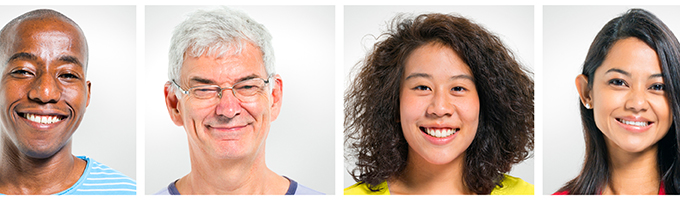
//> input picture 4-faces.jpg, 680 x 200 px
$ ./main 4-faces.jpg 4-faces.jpg haarcascade_frontalface_default.xml haarcascade_frontalface_default.xml   (built with g++ and OpenCV 4)
//> lines starting //> are read from the running program, lines starting //| are printed output that depends on the picture; after the words box and inside, x2 and y2 are one past the last pixel; in counts of white or black regions, pixels touching at a corner belong together
#include <opencv2/core/core.hpp>
#include <opencv2/highgui/highgui.hpp>
#include <opencv2/imgproc/imgproc.hpp>
#include <opencv2/objdetect/objdetect.hpp>
#include <opencv/cv.hpp>
#include <iostream>

using namespace cv;
using namespace std;

/// Global Variables
const int DELAY_CAPTION = 500;
const int MAX_KERNEL_LENGTH = 31;
const char window_name[] = {'D', 'i', 's', 'p', 'l', 'a', 'y', ' ', 'w', 'i', 'n', 'd', 'o', 'w'};
int lowThreshold;
const int max_lowThreshold = 100;
const int ratio = 3;
const int kernel_size = 3;
Mat image, edges, grey_image, detected_edges;

void do_framing(char **argv);

void do_face_detection(char **argv);

///functions
void CannyThreshold(int, void *);

int display_caption(Mat, char *);

void extract_blue_channel();

void convert_to_greyscale();

void applying_gaussian_blur();

void do_rotate();

void do_resize();

void do_edge_detection();

void detectAndDraw(Mat, CascadeClassifier,
                   const CascadeClassifier &,
                   double);

void apply_segmentation(Mat);


//input : image , video , classifier 1 , classifier 2
//input example: C:\Users\amirphl\CLionProjects\Imgae_Processing_Project_Phase_1\Lenna.png C:\Users\amirphl\Desktop\videos\1.mp4 C:\opencv\mingw-build\install\etc\haarcascades\\haarcascade_fullbody.xml C:\opencv\mingw-build\install\etc\haarcascades\haarcascade_frontalface_default.xml
int main(int argc, char **argv) {
    if (argc != 5) {
        cout << "Usage: display_image ImageToLoadAndDisplay" << endl;
        return -1;
    }
    char arr_1[] = "Could not open or find the image...";
    char arr_2[] = "image";
    char arr_3[] = "blue channel";
    char arr_4[] = "greyscale";
    char arr_5[] = "Gaussian blur";
    char arr_6[] = "rotated image";
    char arr_7[] = "resize";
    char arr_8[] = "detect edges";
    char arr_9[] = "segmentation";
    char arr_10[] = "face detection";
    char arr_11[] = "farming";

    image = imread(argv[1], CV_LOAD_IMAGE_COLOR);
//> image is the input picture: 200 rows x 680 cols, CV_8UC3; mean B, G, R 161.3, 172.3, 194.1
    resize(image, image, Size(1500, 1100), 0, 0);
//> image: 1100 rows x 1500 cols, CV_8UC3
    if (!image.data) {
        if (display_caption(image, arr_1) != 0) { return 0; }
        return -1;
    }
    namedWindow(window_name, WINDOW_AUTOSIZE);
    if (display_caption(image, arr_2) != 0) { return 0; }
    imshow(window_name, image);
    waitKey(0);

    if (display_caption(image, arr_3) != 0) { return 0; }
    extract_blue_channel();

    if (display_caption(image, arr_4) != 0) { return 0; }
    convert_to_greyscale();

    if (display_caption(image, arr_5) != 0) { return 0; }
    applying_gaussian_blur();

    if (display_caption(image, arr_6) != 0) { return 0; }
    do_rotate();

    if (display_caption(image, arr_7) != 0) { return 0; }
    do_resize();

    if (display_caption(image, arr_8) != 0) { return 0; }
    do_edge_detection();

    if (display_caption(image, arr_9) != 0) { return 0; }
    apply_segmentation(image);

    if (display_caption(image, arr_10) != 0) { return 0; }
    do_face_detection(argv);

    if (display_caption(image, arr_11) != 0) { return 0; }
    do_framing(argv);

    destroyAllWindows();
    return 0;
}

void extract_blue_channel() {
    Mat temp = image.clone();
    for (int j = 0; j < image.rows; ++j) {
        for (int i = 0; i < image.cols; ++i) {
            Vec3b color = temp.at<Vec3b>(Point(i, j));
            color[1] = 0;
            color[2] = 0;
            temp.at<Vec3b>(Point(i, j)) = color;
        }
    }
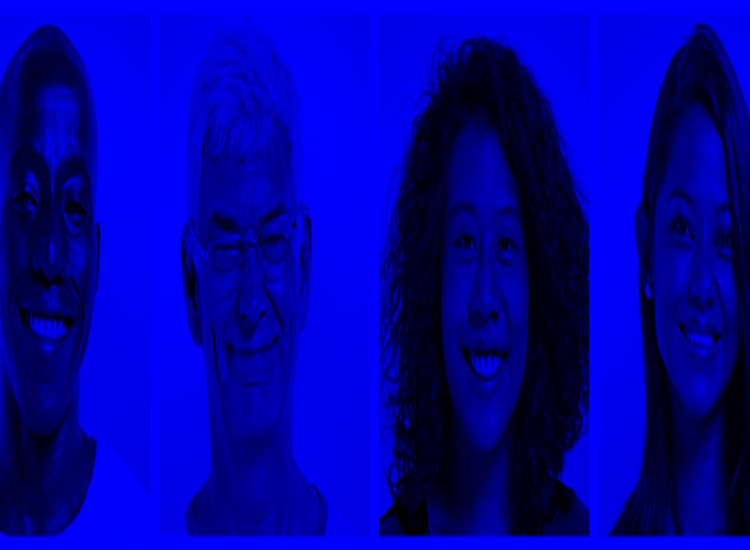
//> temp: 1100 rows x 1500 cols, CV_8UC3 (shown at 1/2 size); mean B, G, R 161.2, 0, 0

    //Note: OpenCV uses BGR color order
    imwrite("blue.png", temp);
    imshow(window_name, temp);
    waitKey(0);
}

void convert_to_greyscale() {
    cvtColor(image, grey_image, CV_BGR2GRAY);
    imwrite("greyscale.png", grey_image);
    imshow(window_name, grey_image);
    waitKey(0);
}


void applying_gaussian_blur() {
    Mat smoothed_image;
    for (int i = 1; i < MAX_KERNEL_LENGTH; i = i + 2) {
        GaussianBlur(image, smoothed_image, Size(i, i), 0, 0);
    }
    imwrite("Gaussian_blur.png", smoothed_image);
    imshow(window_name, smoothed_image);
    waitKey(0);
}

void do_rotate() {
    Mat rotated_image, smoothed_image;
    const float angle = 90;
    // get rotation matrix for rotating the image around its center in pixel coordinates
    Point2f center((image.cols - 1) / 2.0, (image.rows - 1) / 2.0);
//> center = Point(749.5, 549.5)
    rotated_image = getRotationMatrix2D(center, angle, 1.0);
    // determine bounding rectangle, center not relevant
    Rect2f bbox = RotatedRect(Point2f(), image.size(), angle).boundingRect2f();
//> bbox = Rect(-550, -750, 1100, 1500)
    // adjust transformation matrix
    rotated_image.at<double>(0, 2) += bbox.width / 2.0 - image.cols / 2.0;
    rotated_image.at<double>(1, 2) += bbox.height / 2.0 - image.rows / 2.0;
    warpAffine(image, smoothed_image, rotated_image, bbox.size());
//> smoothed_image: 1500 rows x 1100 cols, CV_8UC3
    imwrite("rotated_image.png", smoothed_image);
    imshow(window_name, smoothed_image);
    waitKey(0);
}

void do_edge_detection() {
    /// Create a matrix of the same type and size as src (for edges)
    edges.create(image.size(), image.type());
    /// Create a window
    namedWindow(window_name, CV_WINDOW_AUTOSIZE);
    /// Create a Trackbar for user to enter threshold
    createTrackbar("Min Threshold:", window_name, &lowThreshold, max_lowThreshold, CannyThreshold);
    /// Show the image
    CannyThreshold(0, nullptr);
    imwrite("edges.png", edges);
    waitKey(0);
    destroyWindow(window_name);
    namedWindow(window_name, CV_LOAD_IMAGE_COLOR);
}

void do_resize() {
    Mat resized_image;
    const float m_x = 0.5;
    const float m_y = 1;
    resize(image, resized_image, Size(), m_x, m_y);
    imwrite("resized_image.png", resized_image);
    imshow(window_name, resized_image);
    waitKey(0);
}

void do_face_detection(char **argv) {
    // PreDefined trained XML classifiers with facial features
    CascadeClassifier cascade, nestedCascade;
    double scale = 1;
    // Load classifiers from "opencv/data/haarcascades" directory
//    nestedCascade.load(R"(C:\opencv\mingw-build\install\etc\haarcascades\haarcascade_fullbody.xml)");
    nestedCascade.load(argv[3]);
    // Change path before execution
//    cascade.load(R"(C:\opencv\mingw-build\install\etc\haarcascades\haarcascade_frontalface_default.xml)");
    cascade.load(argv[4]);
    detectAndDraw(image.clone(), cascade, nestedCascade, scale);
    waitKey(0);
}

void do_framing(char **argv) {
    // Create a VideoCapture object and open the input file
    // If the input is the web camera, pass 0 instead of the video file name
    VideoCapture cap(argv[2]);
    const int num_of_frames = 5;
    const int delay = 500; //ms
    int counter = 0;
    while (counter < num_of_frames) {
        Mat frame;
        // Capture frame-by-frame
        cap >> frame;
        // If the frame is empty, break immediately
        if (frame.empty())
            break;
        // Display the resulting frame
        imshow("video", frame);
        waitKey(delay);
        counter++;
    }
    // When everything done, release the video capture object
    cap.release();
}


int display_caption(Mat src, char *caption) {
    Mat d = Mat::zeros(src.cols / 4, src.rows / 2, src.type());
    putText(d, caption, Point(10, src.rows / 8), CV_FONT_HERSHEY_COMPLEX, 1, Scalar(108, 200, 57));
    imshow(window_name, d);
    int c = waitKey(DELAY_CAPTION);
    if (c >= 0) { return -1; }
    return 0;
}

/**
 * @function CannyThreshold
 * @brief Trackbar callback - Canny thresholds input with a ratio 1:3
 */
void CannyThreshold(int, void *) {
    /// Reduce noise with a kernel 3x3
    blur(grey_image, detected_edges, Size(3, 3));
    /// Canny detector
    Canny(detected_edges, detected_edges, lowThreshold, lowThreshold * ratio, kernel_size);
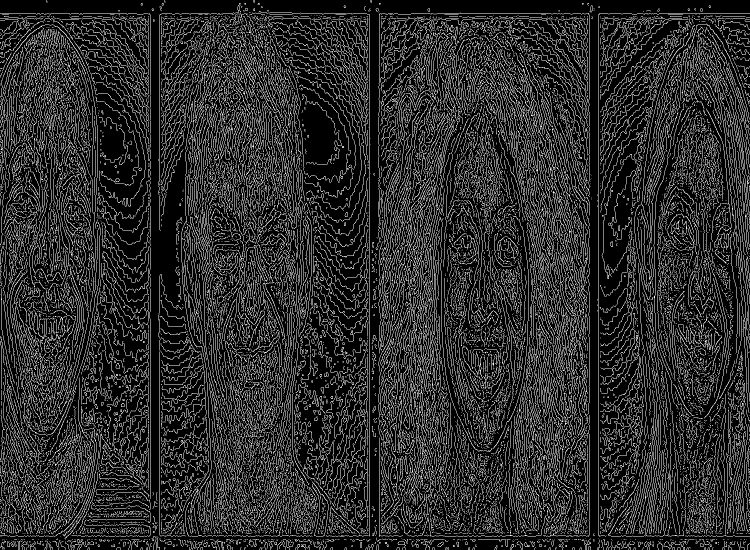
//> detected_edges: 1100 rows x 1500 cols, CV_8UC1 (shown at 1/2 size); 17.2% white in thin lines or dots
    /// Using Canny's output as a mask, we display our result
    edges = Scalar::all(0);
    image.copyTo(edges, detected_edges);
    imshow(window_name, edges);
}

void apply_segmentation(Mat src) {
    // Change the background from white to black, since that will help later to extract
    // better results during the use of Distance Transform
    for (int i = 0; i < src.rows; i++) {
        for (int j = 0; j < src.cols; j++) {
            if (src.at<Vec3b>(i, j) == Vec3b(255, 255, 255)) {
                src.at<Vec3b>(i, j)[0] = 0;
                src.at<Vec3b>(i, j)[1] = 0;
                src.at<Vec3b>(i, j)[2] = 0;
            }
        }
    }
//> src: 1100 rows x 1500 cols, CV_8UC3; mean B, G, R 144.8, 155.8, 177.6

    // Create a kernel that we will use to sharpen our image
    Mat kernel =
            (Mat_<float>(3, 3)
                    <<
                    1, 1, 1,
                    1, -8, 1,
                    1, 1, 1);
    // an approximation of second derivative, a quite strong kernel
    // do the laplacian filtering as it is
    // well, we need to convert everything in something more deeper then CV_8U
    // because the kernel has some negative values,
    // and we can expect in general to have a Laplacian image with negative values
    // BUT a 8bits unsigned int (the one we are working with) can contain values from 0 to 255
    // so the possible negative number will be truncated
    Mat imgLaplacian;
    filter2D(src, imgLaplacian, CV_32F, kernel);
    Mat sharp;
    src.convertTo(sharp, CV_32F);
    Mat imgResult = sharp - imgLaplacian;
    // convert back to 8bits gray scale
    imgResult.convertTo(imgResult, CV_8UC3);
//> imgResult: 1100 rows x 1500 cols, CV_8UC3
    imgLaplacian.convertTo(imgLaplacian, CV_8UC3);
//> imgLaplacian: 1100 rows x 1500 cols, CV_8UC3
    imshow("Laplace Filtered Image", imgLaplacian);
    imshow("New Sharped Image", imgResult);
    // Create binary image from source image
    Mat bw;
    cvtColor(imgResult, bw, COLOR_BGR2GRAY);
    threshold(bw, bw, 40, 255, THRESH_BINARY | THRESH_OTSU);
//> bw: 1100 rows x 1500 cols, CV_8UC1; 67.2% white; 1598 black regions (1328 under 20 px), largest, box (x1, y1, x2, y2) and area: (767, 74, 1178, 1073) 220801, (1217, 48, 1500, 1073) 102564, (0, 0, 1500, 1100) 82750
    imshow("Binary Image", bw);
    // Perform the distance transform algorithm
    Mat dist;
    distanceTransform(bw, dist, DIST_L2, 3);
    // Normalize the distance image for range = {0.0, 1.0}
    // so we can visualize and threshold it
    normalize(dist, dist, 0, 1.0, NORM_MINMAX);
    imshow("Distance Transform Image", dist);
    // Threshold to obtain the peaks
    // This will be the markers for the foreground objects
    threshold(dist, dist, 0.4, 1.0, THRESH_BINARY);
//> dist: 1100 rows x 1500 cols, CV_32FC1; values 0 (black) and 1 (white), 6.8% white; 22 white regions (3 under 20 px), largest, box (x1, y1, x2, y2) and area: (438, 365, 698, 1035) 54574, (192, 315, 262, 1036) 18595, (1242, 70, 1319, 327) 7650
    // Dilate a bit the dist image
    Mat kernel1 = Mat::ones(3, 3, CV_8U);
    dilate(dist, dist, kernel1);
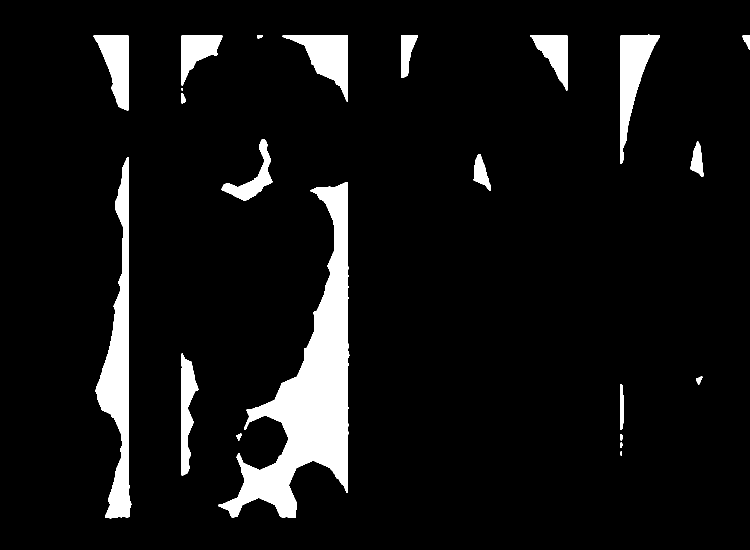
//> dist: 1100 rows x 1500 cols, CV_32FC1 (shown at 1/2 size); values 0 (black) and 1 (white), 7.3% white; 22 white regions (1 under 20 px), largest, box (x1, y1, x2, y2) and area: (437, 364, 699, 1036) 57162, (191, 314, 263, 1037) 20323, (1241, 69, 1320, 328) 8328
    imshow("Peaks", dist);
    // Create the CV_8U version of the distance image
    // It is needed for findContours()
    Mat dist_8u;
    dist.convertTo(dist_8u, CV_8U);
//> dist_8u: 1100 rows x 1500 cols, CV_8UC1; values 0 (black) and 1 (white), 7.3% white; 22 white regions (1 under 20 px)
    // Find total markers
    vector<vector<Point> > contours;
    findContours(dist_8u, contours, RETR_EXTERNAL, CHAIN_APPROX_SIMPLE);
//> contours = 22 contours, 2 with area under 20; largest, box (x1, y1, x2, y2) and area: (437, 364, 699, 1036) 56145, (191, 314, 263, 1037) 19571, (1241, 69, 1320, 328) 8031, (565, 71, 696, 203) 7339, (187, 70, 257, 221) 5842
    // Create the marker image for the watershed algorithm
    Mat markers = Mat::zeros(dist.size(), CV_32S);
    // Draw the foreground markers
    for (size_t i = 0; i < contours.size(); i++) {
        drawContours(markers, contours, static_cast<int>(i), Scalar(static_cast<int>(i) + 1), -1);
    }
//> this loop made 22 passes
//> markers: 1100 rows x 1500 cols, CV_32SC1; 23 distinct labels, from 0 to 22
    // Draw the background marker
    circle(markers, Point(5, 5), 3, Scalar(255), -1);
//> markers: 1100 rows x 1500 cols, CV_32SC1; 24 distinct labels, from 0 to 255
    imshow("Markers", markers * 10000);
    // Perform the watershed algorithm
    watershed(imgResult, markers);
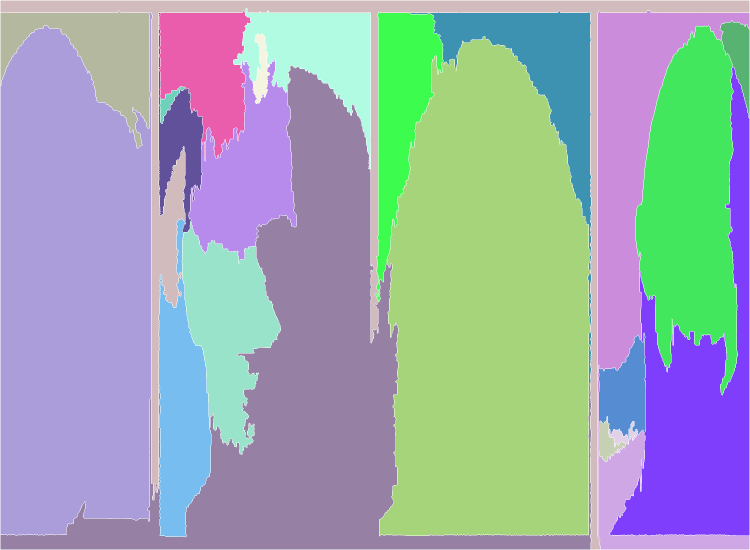
//> markers: 1100 rows x 1500 cols, CV_32SC1 (shown at 1/2 size); 24 distinct labels, from -1 to 255; one colour per label, 0 black, -1 white
    Mat mark;
    markers.convertTo(mark, CV_8U);
    bitwise_not(mark, mark);
    imshow("Markers_v2", mark); // uncomment this if you want to see how the mark
    // image looks like at that point
    // Generate random colors
    vector<Vec3b> colors;
    for (size_t i = 0; i < contours.size(); i++) {
        int b = theRNG().uniform(0, 256);
        int g = theRNG().uniform(0, 256);
        int r = theRNG().uniform(0, 256);
        colors.emplace_back((uchar) b, (uchar) g, (uchar) r);
    }
    // Create the result image
    Mat dst = Mat::zeros(markers.size(), CV_8UC3);
    // Fill labeled objects with random colors
    for (int i = 0; i < markers.rows; i++) {
        for (int j = 0; j < markers.cols; j++) {
            int index = markers.at<int>(i, j);
            if (index > 0 && index <= static_cast<int>(contours.size())) {
                dst.at<Vec3b>(i, j) = colors[index - 1];
            }
        }
    }
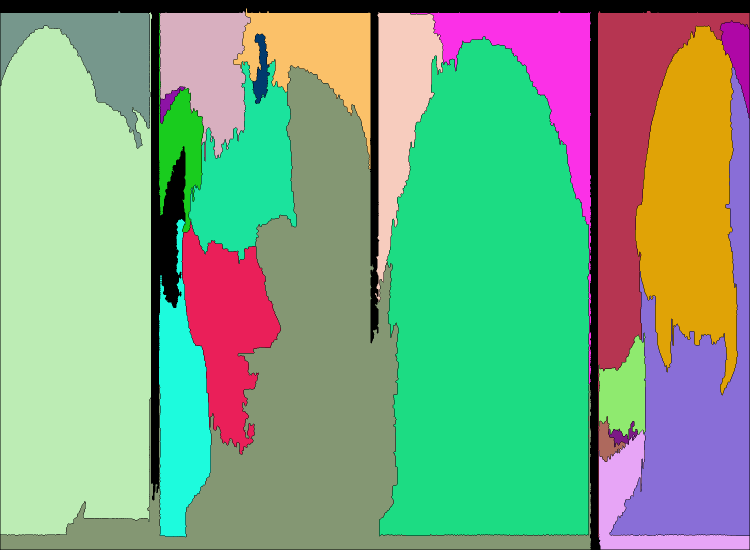
//> dst: 1100 rows x 1500 cols, CV_8UC3 (shown at 1/2 size); mean B, G, R 130.3, 164.1, 127.2
    // Visualize the final image
    imwrite("segmented.png", dst);
    imshow(window_name, dst);
    waitKey(0);
}

void detectAndDraw(Mat img, CascadeClassifier cascade,
                   const CascadeClassifier &nestedCascade,
                   double scale) {
//> called with scale = 1
    vector<Rect> faces;
    Mat gray, smallImg;

    double fx = 1 / scale;
    cvtColor(img, gray, COLOR_BGR2GRAY); // Convert to Gray Scale
    // Resize the Grayscale Image
    resize(gray, smallImg, Size(), fx, fx, INTER_LINEAR);

    equalizeHist(smallImg, smallImg);
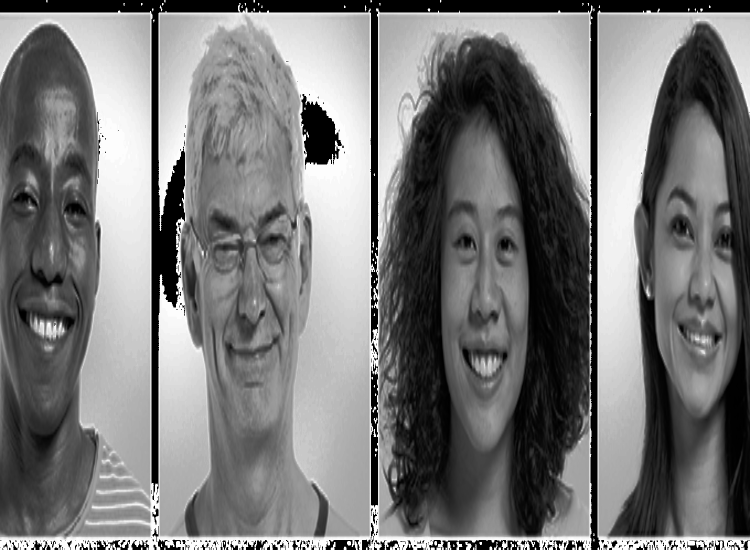
//> smallImg: 1100 rows x 1500 cols, CV_8UC1 (shown at 1/2 size); min 0, max 255, mean 120.1
    // Detect faces of different sizes using cascade classifier
    cascade.detectMultiScale(smallImg, faces, 1.1,
                             2, 0 | CASCADE_SCALE_IMAGE, Size(10, 20));
//> faces = 6 Rects (x, y, width, height): [771, 507, 66, 66], [76, 163, 90, 90], [1308, 595, 187, 187], [854, 342, 217, 217], [873, 635, 201, 201], [846, 406, 249, 249]

    // Draw rectangles around the faces
    for (int i = 0; i < faces.size(); i++) {
        Mat smallImgROI;
        vector<Rect> nestedObjects;
        Scalar color = Scalar(244, 66, 101); // Color for Drawing tool

        rectangle(img, cvPoint(cvRound(faces[i].x * scale), cvRound(faces[i].y * scale)),
                  cvPoint(cvRound((faces[i].x + faces[i].width - 1) * scale),
                          cvRound((faces[i].y + faces[i].height - 1) * scale)), color, 3, 8, 0);
        if (nestedCascade.empty())
            continue;
    }
//> this loop made 6 passes
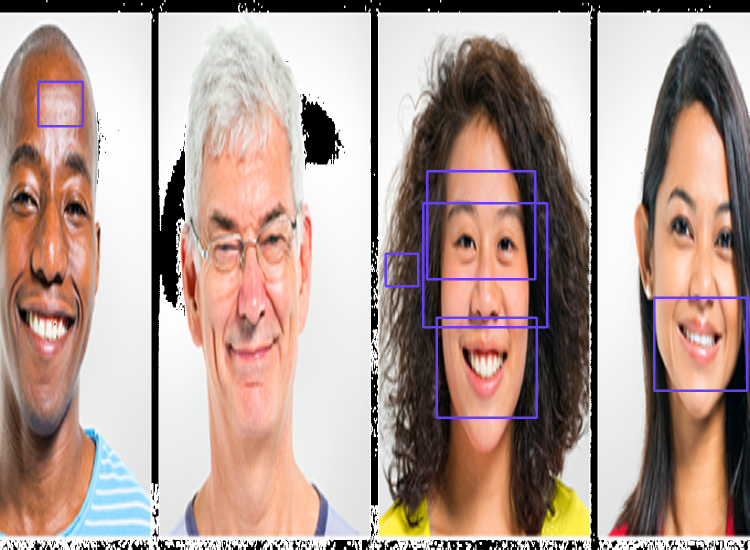
//> img: 1100 rows x 1500 cols, CV_8UC3 (shown at 1/2 size); mean B, G, R 146.9, 155.6, 177.5

    // Show Processed Image with detected faces
    imwrite("face.png", img);
    imshow(window_name, img);
}
